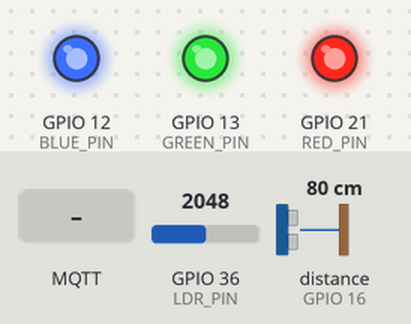
Bench run of a program on a simulated ESP32. Shown: output pins drawn as LEDs (lit = HIGH). The test bench sets the inputs (shaded band); at power-on: GPIO 36 (LDR_PIN) = 2048, distance to the obstacle (sensor on GPIO 16) 80 cm. The echo pulse lasts 58.3 µs per cm; WiFi joins after 1.5 s; servers stay silent unless stated; no MQTT or app messages arrive unless stated; what the program prints to the serial monitor is not drawn.

Above: at 5.3 s.
5.4 s: MQTT message "0" arrives on the first subscribed topic
At 6.0 s:
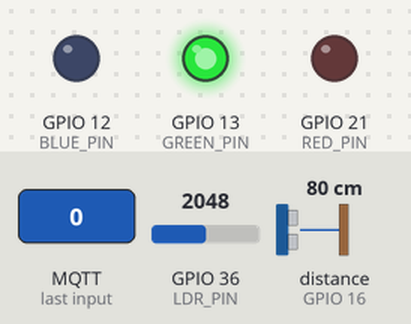
6.9 s: MQTT message "1" arrives on the first subscribed topic
At 7.2 s:
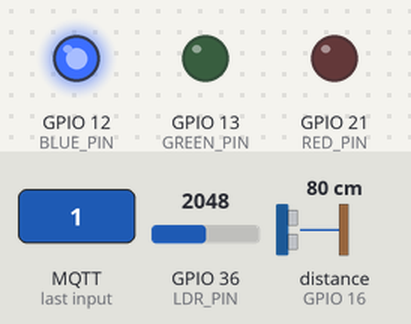
8.4 s: MQTT message "2" arrives on the first subscribed topic
At 9.5 s:
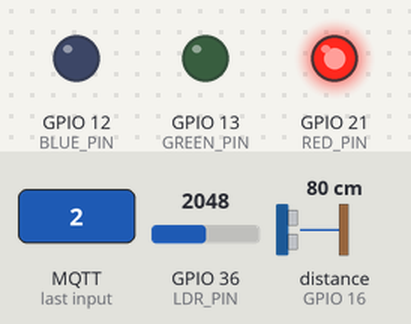
Timing chart, 0 to 11.4 s (numbered marks = the images above; inputs shaded):
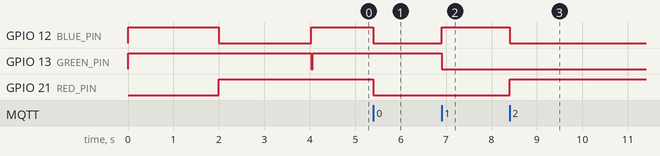

The program:

main.cpp
```cpp
#include <Arduino.h>
#include <WiFi.h>
#include <PubSubClient.h>
#include <Ultrasonic.h>

#define DEVICE_ID "ps-01"     // different for each device
#define MESSAGE_INTERVAL 1000 // miliseconds

#define LDR_PIN 36

#define TRIGGER_PIN 17
#define ECHO_PIN 16

#define RED_PIN 21
#define GREEN_PIN 13
#define BLUE_PIN 12

#define PRESENCE_MAX 4

const unsigned long baud = 9600;

const char *wifi_ssid = "brisa-2527995";
const char *wifi_password = "gv0nqszz";

const char *mqtt_host = "192.168.0.5";
const int mqtt_port = 1883;

WiFiClient wifiClient;
PubSubClient mqttClient(wifiClient);
Ultrasonic ultrasonic(TRIGGER_PIN, ECHO_PIN);

long lastMessageMilis = 0;

short presenceCount = 0;
boolean isOccupied = false;

void setup_wifi();
void setup_mqtt();
void connect_mqtt();
void handle_mqtt_message(char *topic, byte *message, unsigned int message_size);

void set_actuator_color(uint8_t r, uint8_t g, uint8_t b);

double get_internal_temperature();
int get_ldr();

void send_ldr_data();
void send_temperature_data();
void handle_presence();
void send_presence_data();

void setup()
{
  Serial.begin(baud);
  Serial.println("[-] bootstrapping the device");

  pinMode(RED_PIN, OUTPUT);
  pinMode(GREEN_PIN, OUTPUT);
  pinMode(BLUE_PIN, OUTPUT);

  set_actuator_color(0, 255, 255);
  delay(2000);

  set_actuator_color(255, 255, 0);
  setup_wifi();

  set_actuator_color(255, 0, 255);
  setup_mqtt();
  set_actuator_color(255, 255, 255);

  connect_mqtt();

  send_presence_data();
}

void loop()
{
  if (!mqttClient.connected())
  {
    set_actuator_color(255, 0, 255);

    connect_mqtt();

    set_actuator_color(255, 255, 255);
  }

  mqttClient.loop();

  long nowMilis = millis();
  if (nowMilis - lastMessageMilis >= MESSAGE_INTERVAL)
  {
    lastMessageMilis = nowMilis;

    Serial.println("[-] sending data to cloud now");

    send_temperature_data();
    send_ldr_data();
    handle_presence();
  }
}

void setup_wifi()
{
  Serial.println("[-] starting wifi module");

  Serial.printf("[-] trying to connect to %s\n", wifi_ssid);
  WiFi.begin(wifi_ssid, wifi_password);

  while (WiFi.status() != WL_CONNECTED)
  {
    delay(1000);
    Serial.println("[x] unable to connect yet");
  }

  Serial.printf("[-] successfully connected to %s\n", wifi_ssid);
  Serial.printf("[-] got ip %s\n", WiFi.localIP().toString().c_str());
}

void setup_mqtt()
{
  Serial.printf("[-] setting up the mqtt client\n");
  mqttClient.setServer(mqtt_host, mqtt_port);
  mqttClient.setCallback(handle_mqtt_message);
}

void handle_mqtt_message(char *topic, byte *message, unsigned int message_size)
{
  String msgBuffer;
  for (int i = 0; i < message_size; i++)
  {
    msgBuffer += (char)message[i];
  }

  Serial.printf("[-] new message on topic %s\n", topic);
  Serial.printf("[-] message: %s\n", msgBuffer);

  int command = msgBuffer.toInt();

  // TODO: handle all types of incoming messages
  switch (command)
  {
  case 0:
    set_actuator_color(0, 255, 0);
    break;

  case 1:
    set_actuator_color(0, 0, 255);
    break;

  case 2:
    set_actuator_color(255, 0, 0);
    break;

  case 3:
    set_actuator_color(255, 255, 255);
    break;

  default:
    break;
  }
}

void connect_mqtt()
{
  while (!mqttClient.connected())
  {
    Serial.println("[-] trying to establish connection with mqtt broker");

    if (mqttClient.connect(DEVICE_ID))
    {
      Serial.printf("[-] connected to broker with id %s\n", DEVICE_ID);

      mqttClient.subscribe("commands/" DEVICE_ID);
    }
    else
    {

      Serial.println("[x] could not connect to mqtt broker, waiting 5 seconds before trying again");
      delay(5000);
    }
  }
}

double get_internal_temperature()
{
  return 0;
}

int get_ldr()
{
  return analogRead(LDR_PIN);
}

void set_actuator_color(uint8_t r, uint8_t g, uint8_t b)
{
  digitalWrite(RED_PIN, r);
  digitalWrite(GREEN_PIN, g);
  digitalWrite(BLUE_PIN, b);
}

void send_ldr_data()
{
  String topic = "sensors/";
  topic += DEVICE_ID;
  topic += "/ldr";

  mqttClient.publish(topic.c_str(), String(get_ldr()).c_str());
}

void send_temperature_data()
{
  String topic;
  topic += "sensors/";
  topic += DEVICE_ID;
  topic += "/temperature";

  mqttClient.publish(topic.c_str(), String(get_internal_temperature(), 2).c_str());
}

void handle_presence()
{
  unsigned int readData = ultrasonic.read();

  if (!isOccupied)
  {
    if (40 >= readData && 2 <= readData)
    {
      presenceCount++;

      if (presenceCount >= PRESENCE_MAX)
      {
        isOccupied = true;
        send_presence_data();
      }
    }
    else
    {
      presenceCount = 0;
    }
  }
  else
  {
    if (40 >= readData && 2 <= readData)
    {
      presenceCount = 0;
    }
    else
    {
      presenceCount++;

      if (presenceCount >= PRESENCE_MAX)
      {
        isOccupied = false;
        send_presence_data();
      }
    }
  }
}

void send_presence_data()
{
  String topic = "sensors/";
  topic += DEVICE_ID;
  topic += "/presence";
  mqttClient.publish(topic.c_str(), String((isOccupied ? '1' : '0')).c_str());
}
```

Measured:
- after the input at 5.4 s, GPIO 12 (BLUE_PIN), GPIO 21 (RED_PIN): HIGH → LOW at once
- after the input at 6.9 s, GPIO 12 (BLUE_PIN): LOW → HIGH at once; GPIO 13 (GREEN_PIN): HIGH → LOW at once
- after the input at 8.4 s, GPIO 12 (BLUE_PIN): HIGH → LOW at once; GPIO 21 (RED_PIN): LOW → HIGH at once
